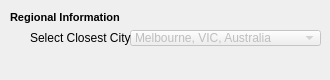
        <widget class="QWidget" name="regioncity_group" native="true">
         <property name="minimumSize">
          <size>
           <width>0</width>
           <height>80</height>
          </size>
         </property>
         <widget class="QLabel" name="regioncity_title">
          <property name="geometry">
           <rect>
            <x>10</x>
            <y>10</y>
            <width>281</width>
            <height>16</height>
           </rect>
          </property>
          <property name="text">
           <string>&lt;!DOCTYPE HTML PUBLIC &quot;-//W3C//DTD HTML 4.0//EN&quot; &quot;http://www.w3.org/TR/REC-html40/strict.dtd&quot;&gt;
&lt;html&gt;&lt;head&gt;&lt;meta name=&quot;qrichtext&quot; content=&quot;1&quot; /&gt;&lt;style type=&quot;text/css&quot;&gt;
p, li { white-space: pre-wrap; }
&lt;/style&gt;&lt;/head&gt;&lt;body style=&quot; font-family:'MS Shell Dlg 2'; font-size:8.25pt; font-weight:400; font-style:normal;&quot;&gt;
&lt;p style=&quot; margin-top:0px; margin-bottom:0px; margin-left:0px; margin-right:0px; -qt-block-indent:0; text-indent:0px;&quot;&gt;&lt;span style=&quot; font-size:8pt; font-weight:600;&quot;&gt;Regional Information&lt;/span&gt;&lt;/p&gt;&lt;/body&gt;&lt;/html&gt;</string>
          </property>
         </widget>
         <widget class="QComboBox" name="regioncity_combo">
          <property name="enabled">
           <bool>false</bool>
          </property>
          <property name="geometry">
           <rect>
            <x>130</x>
            <y>30</y>
            <width>191</width>
            <height>16</height>
           </rect>
          </property>
          <property name="currentIndex">
           <number>2</number>
          </property>
          <item>
           <property name="text">
            <string>Adelaide, SA, Australia</string>
           </property>
          </item>
          <item>
           <property name="text">
            <string>Brisbane, QLD, Australia</string>
           </property>
          </item>
          <item>
           <property name="text">
            <string>Melbourne, VIC, Australia</string>
           </property>
          </item>
          <item>
           <property name="text">
            <string>Perth, WA, Australia</string>
           </property>
          </item>
          <item>
           <property name="text">
            <string>Sydney, NSW, Australia</string>
           </property>
          </item>
         </widget>
         <widget class="QLabel" name="regioncity_lbl">
          <property name="geometry">
           <rect>
            <x>30</x>
            <y>30</y>
            <width>101</width>
            <height>16</height>
           </rect>
          </property>
          <property name="text">
           <string>Select Closest City: </string>
          </property>
         </widget>
        </widget>
